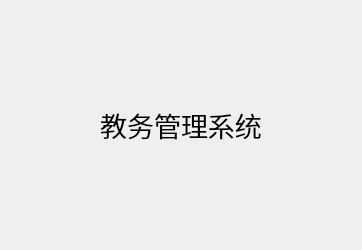
<?xml version="1.0" encoding="UTF-8"?>
<ui version="4.0">
 <class>WelcomeUI</class>
 <widget class="QWidget" name="WelcomeUI">
  <property name="geometry">
   <rect>
    <x>0</x>
    <y>0</y>
    <width>362</width>
    <height>250</height>
   </rect>
  </property>
  <property name="windowTitle">
   <string>Form</string>
  </property>
  <layout class="QVBoxLayout" name="verticalLayout">
   <item>
    <widget class="QLabel" name="label">
     <property name="font">
      <font>
       <pointsize>20</pointsize>
      </font>
     </property>
     <property name="text">
      <string>教务管理系统</string>
     </property>
     <property name="alignment">
      <set>Qt::AlignCenter</set>
     </property>
    </widget>
   </item>
  </layout>
 </widget>
 <resources/>
 <connections/>
</ui>
